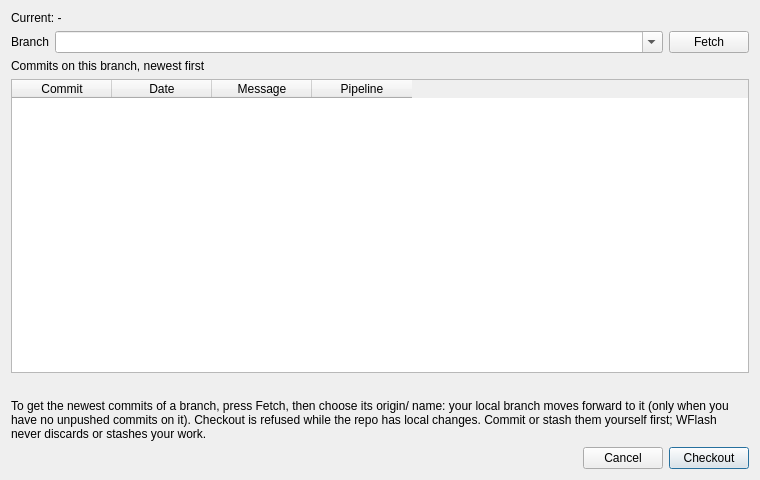
<?xml version="1.0" encoding="UTF-8"?>
<ui version="4.0">
 <class>CheckoutDialog</class>
 <widget class="QDialog" name="CheckoutDialog">
  <property name="geometry">
   <rect>
    <x>0</x>
    <y>0</y>
    <width>760</width>
    <height>480</height>
   </rect>
  </property>
  <property name="windowTitle">
   <string>Checkout source repo</string>
  </property>
  <layout class="QVBoxLayout" name="verticalLayout_checkout">
   <item>
    <widget class="QLabel" name="label_currentState">
     <property name="text">
      <string>Current: -</string>
     </property>
    </widget>
   </item>
   <item>
    <layout class="QHBoxLayout" name="horizontalLayout_branch">
     <item>
      <widget class="QLabel" name="label_branch">
       <property name="text">
        <string>Branch</string>
       </property>
      </widget>
     </item>
     <item>
      <widget class="QComboBox" name="comboBox_branch">
       <property name="sizePolicy">
        <sizepolicy hsizetype="Expanding" vsizetype="Fixed">
         <horstretch>1</horstretch>
         <verstretch>0</verstretch>
        </sizepolicy>
       </property>
       <property name="toolTip">
        <string>Local branches and branches on the remote. Type part of a name to narrow the list.</string>
       </property>
       <property name="editable">
        <bool>true</bool>
       </property>
       <property name="insertPolicy">
        <enum>QComboBox::InsertPolicy::NoInsert</enum>
       </property>
      </widget>
     </item>
     <item>
      <widget class="QPushButton" name="pushButton_fetch">
       <property name="text">
        <string>Fetch</string>
       </property>
       <property name="toolTip">
        <string>git fetch --prune: update the remote branches. Changes nothing in your working tree.</string>
       </property>
      </widget>
     </item>
    </layout>
   </item>
   <item>
    <widget class="QLabel" name="label_commits">
     <property name="text">
      <string>Commits on this branch, newest first</string>
     </property>
    </widget>
   </item>
   <item>
    <widget class="QTableWidget" name="tableWidget_commits">
     <property name="editTriggers">
      <set>QAbstractItemView::EditTrigger::NoEditTriggers</set>
     </property>
     <property name="selectionMode">
      <enum>QAbstractItemView::SelectionMode::SingleSelection</enum>
     </property>
     <property name="selectionBehavior">
      <enum>QAbstractItemView::SelectionBehavior::SelectRows</enum>
     </property>
     <property name="wordWrap">
      <bool>false</bool>
     </property>
     <attribute name="verticalHeaderVisible">
      <bool>false</bool>
     </attribute>
     <column>
      <property name="text">
       <string>Commit</string>
      </property>
     </column>
     <column>
      <property name="text">
       <string>Date</string>
      </property>
     </column>
     <column>
      <property name="text">
       <string>Message</string>
      </property>
     </column>
     <column>
      <property name="text">
       <string>Pipeline</string>
      </property>
     </column>
    </widget>
   </item>
   <item>
    <widget class="QLabel" name="label_checkoutError">
     <property name="text">
      <string/>
     </property>
     <property name="wordWrap">
      <bool>true</bool>
     </property>
    </widget>
   </item>
   <item>
    <widget class="QLabel" name="label_checkoutNote">
     <property name="text">
      <string>To get the newest commits of a branch, press Fetch, then choose its origin/ name: your local branch moves forward to it (only when you have no unpushed commits on it). Checkout is refused while the repo has local changes. Commit or stash them yourself first; WFlash never discards or stashes your work.</string>
     </property>
     <property name="wordWrap">
      <bool>true</bool>
     </property>
    </widget>
   </item>
   <item>
    <layout class="QHBoxLayout" name="horizontalLayout_checkoutButtons">
     <item>
      <widget class="QLabel" name="label_checkoutStatus">
       <property name="text">
        <string/>
       </property>
      </widget>
     </item>
     <item>
      <spacer name="horizontalSpacer_checkoutButtons">
       <property name="orientation">
        <enum>Qt::Orientation::Horizontal</enum>
       </property>
       <property name="sizeHint" stdset="0">
        <size>
         <width>40</width>
         <height>20</height>
        </size>
       </property>
      </spacer>
     </item>
     <item>
      <widget class="QPushButton" name="pushButton_cancelCheckout">
       <property name="text">
        <string>Cancel</string>
       </property>
      </widget>
     </item>
     <item>
      <widget class="QPushButton" name="pushButton_checkout">
       <property name="text">
        <string>Checkout</string>
       </property>
       <property name="default">
        <bool>true</bool>
       </property>
      </widget>
     </item>
    </layout>
   </item>
  </layout>
 </widget>
 <resources/>
 <connections/>
</ui>
